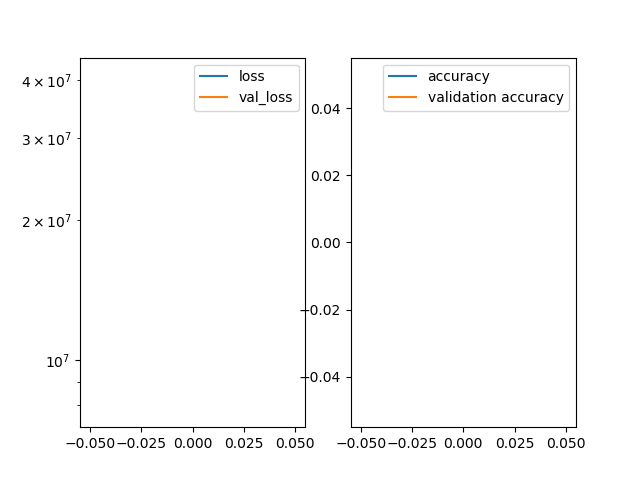
#> input picture Decision_Tree/image_cnn.png, 640 x 480 px; its folder holds only this picture in this run
$ python -i Download_Images.py   (imports and definitions only)
#> lines starting #> are read from the running program, lines starting #| are printed output that depends on the picture
# coding: utf-8

# In[9]:

import os
import sys

sys.path.append(os.pardir)
from Notebooks.LinkDatabases.FacebookData import FacebookDataDatabase
from imageio import imwrite
import cv2
import urllib.request
from PIL import Image
import re
import os
import numpy as np
from numpy import array
from scipy.ndimage import filters
import ntpath

# [1 line that did not run here, left out]
image_regex = "([A-Za-z_\d]+.jpg|[A-Za-z_\d]+.png)"


def getExistingImages():
    files = []
    base = "./images"
    for file in os.listdir(base):
        files.append(file)
    return files


def denoise_image(full_path):
#> called with full_path = '../Decision_Tree/image_cnn.png'
    im = Image.open(full_path)
#> im is the input picture: PIL image 640x480 RGBA; mean R, G, B, A 250.1, 250.1, 250.1, 255
    if im.size == (1, 1,):
        os.remove(full_path)
        return
    im.resize((360, 360))
    im.convert('L')
    im_gauss = filters.gaussian_filter(im, 5)
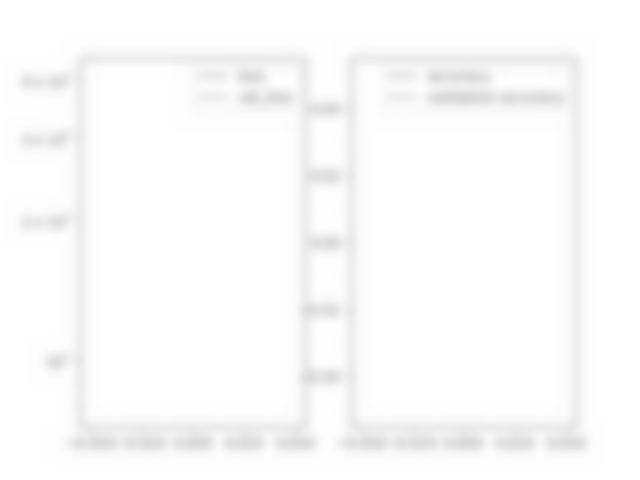
#> im_gauss: shape (480, 640, 4); mean R, G, B, A 250.8, 250.8, 250.9, 250.9; transparent parts drawn white
    kernel = np.ones((5, 5), np.uint8)
    dilation = cv2.dilate(im_gauss, kernel, iterations=1)
    erosion = cv2.erode(dilation, kernel, iterations=1)
    try:
        denoised = cv2.fastNlMeansDenoisingColored(erosion, None, 10, 10, 7, 21)
        flat = array(denoised)
    except:
        print("Error denoising file: ", full_path)
    try:
        imwrite(full_path, flat)
    except:
        print("Error writing the file: ", full_path)


# mean, eigenVectors = cv2.PCACompute(data, mean=None, maxComponents=NUM_EIGEN_FACES)
# averageFace = mean.reshape(sz)

from Notebooks.LinkDatabases.ImageDescriptors import DescriptorsDatabase

# [1 line that did not run here, left out]
import multiprocessing as mp

# [1 line that did not run here, left out]


def get_features(full_path):
    file = ntpath.basename(full_path)
    img = cv2.imread(full_path)
    gray = cv2.cvtColor(img, cv2.COLOR_BayerBG2GRAY)
    orb = cv2.ORB_create()
    kp = orb.detect(gray, None)
    kp, des = orb.compute(gray, kp)
    des_str = str(des.tolist())
    descriptorsDb.insertDescriptorData(file[:-4], des_str)


class ImagePathData:
    def __init__(self, url, path):
        self.url = url
        self.path = path


shared_images = []
# [1 line that did not run here, left out]
# [12 lines not run here, left out]


def download(images):
    for imageData in images:
        url = imageData.url
        path = imageData.path
        try:
            urllib.request.urlretrieve(url, path)
            denoise_image(path)
        except:
            print("download failed for {0}".format(url))


def group(iterator, count):
    itr = iter(iterator)
    while True:
        yield tuple([next(itr) for i in range(count)])


import threading

# [9 lines not run here, left out]

>>> result = denoise_image('../Decision_Tree/image_cnn.png')
